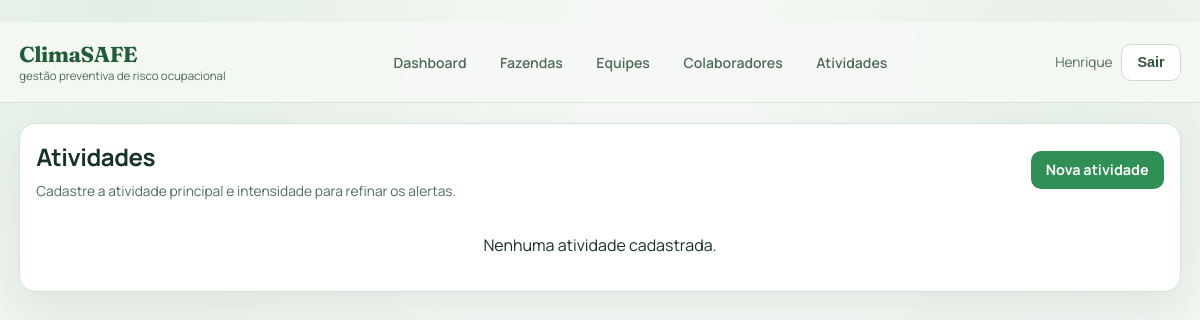
Before: /atividades/ (signed in) with the older database file.
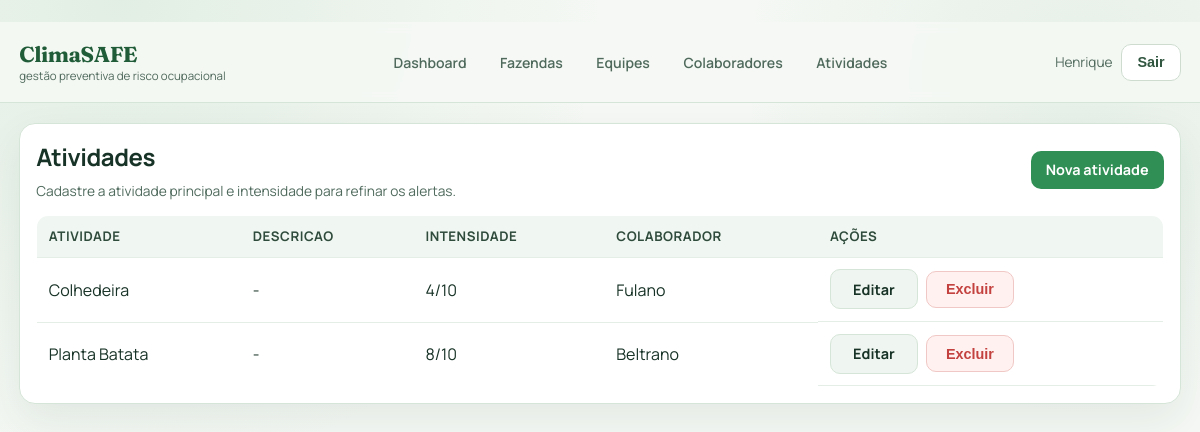
After: the same page with the newer database file.
### app/models.py (models this page shows, shortened)
class Atividade(models.Model):
    colaborador = models.ForeignKey(Colaborador, on_delete=models.CASCADE, related_name="atividades")
    descricao = models.TextField(
        default="",
        help_text="Descreva com clareza como essa atividade e executada no campo.",
    )
    nome = models.CharField(max_length=150)
    intensidade = models.PositiveSmallIntegerField(
        default=5,
        validators=[MinValueValidator(1), MaxValueValidator(10)],
        help_text="Intensidade da atividade de 1 (leve) a 10 (muito pesada).",
    )
    class Meta:
        ordering = ["nome"]

class Colaborador(models.Model):
    class Sexos(models.TextChoices):
        MASCULINO = "masculino", "Masculino"
        FEMININO = "feminino", "Feminino"
        OUTRO = "outro", "Outro"
        NAO_INFORMADO = "nao_informado", "Prefiro não informar"
    fazenda = models.ForeignKey(Fazenda, on_delete=models.CASCADE, related_name="colaboradores")
    equipe = models.ForeignKey(
        Equipe,
        on_delete=models.SET_NULL,
        null=True,
        blank=True,
        related_name="colaboradores",
    )
    nome = models.CharField(max_length=120)
    idade = models.PositiveSmallIntegerField(
        default=30,
        validators=[MinValueValidator(14), MaxValueValidator(100)],
    )
    sexo = models.CharField(
        max_length=20,
        choices=Sexos.choices,
        default=Sexos.NAO_INFORMADO,
    )
    detalhes_extras = models.TextField(
        blank=True,
        default="",
        help_text="Informe doencas, fatores psicologicos e outros cuidados relevantes do colaborador.",
    )
    jornada_horas = models.PositiveSmallIntegerField(
        default=8,
        validators=[MinValueValidator(1), MaxValueValidator(24)],
    )
    class Meta:
        ordering = ["nome"]
        unique_together = ("fazenda", "nome")

### app/views.py (the view)
# urls.py: path("atividades/", views.AtividadeListView.as_view(), name="atividade_list"),
class AtividadeListView(LoginRequiredMixin, ListView):
    model = Atividade
    template_name = "atividade_list.html"
    context_object_name = "atividades"
    def get_queryset(self):
        return Atividade.objects.filter(colaborador__fazenda__usuario=self.request.user).select_related(
            "colaborador"
        )

### app/templates/atividade_list.html (shortened to what this page needs)
﻿{% extends 'base.html' %}
{% block content %}
<section class="panel">
    <div class="section-head">
        <div>
            <h2>Atividades</h2>
            <p class="hint">Cadastre a atividade principal e intensidade para refinar os alertas.</p>
        </div>
        <a href="{% url 'atividade_create' %}" class="btn">Nova atividade</a>
    </div>
    {% if atividades %}
        <table class="table">
            <thead>
                <tr>
                    <th>Atividade</th>
                    <th>Descricao</th>
                    <th>Intensidade</th>
                    <th>Colaborador</th>
                    <th>Ações</th>
                </tr>
            </thead>
            <tbody>
            {% for atividade in atividades %}
                <tr>
                    <td>{{ atividade.nome }}</td>
                    <td>{{ atividade.descricao|default:"-" }}</td>
                    <td>{{ atividade.intensidade }}/10</td>
                    <td>{{ atividade.colaborador.nome }}</td>
                    <td class="actions">
                        <a href="{% url 'atividade_update' atividade.id %}" class="btn btn-light">Editar</a>
                        <form method="post" action="{% url 'atividade_delete' atividade.id %}">
                            <button type="submit" class="btn btn-danger">Excluir</button>
                        </form>
                    </td>
                </tr>
            {% endfor %}
            </tbody>
        </table>
    {% else %}
        <div class="empty-state">
            <p>Nenhuma atividade cadastrada.</p>
        </div>
    {% endif %}
</section>
{% endblock %}

### app/templates/base.html (shortened to what this page needs)
﻿{% load static %}
<!DOCTYPE html>
<html lang="pt-BR">
<head>
    <link rel="stylesheet" href="{% static 'app/style.css' %}">
</head>
<body>
    <header class="topbar">
        <div class="topbar-inner container">
            <div class="brand-wrap">
                <h1>ClimaSAFE</h1>
                <small>gestão preventiva de risco ocupacional</small>
            </div>
            <nav class="main-nav">
                <a href="{% url 'dashboard' %}">Dashboard</a>
                <a href="{% url 'fazenda_list' %}">Fazendas</a>
                <a href="{% url 'equipe_list' %}">Equipes</a>
                <a href="{% url 'colaborador_list' %}">Colaboradores</a>
                <a href="{% url 'atividade_list' %}">Atividades</a>
            </nav>
            <div class="auth-box">
                <span>{{ request.user.username }}</span>
                <form method="post" action="{% url 'logout' %}">
                    <button type="submit" class="btn btn-light">Sair</button>
                </form>
            </div>
        </div>
    </header>
    <main class="container">
        {% block content %}{% endblock %}
    </main>
</body>
</html>

### app/static/app/style.css (style rules this page uses)
* { box-sizing: border-box; }
body { margin: 0; font-family: "Manrope", sans-serif; color: var(--text); background: radial-gradient(circle at 10% 0%, rgba(110, 181, 130, 0.14), transparent 36%), radial-gradient(circle at 90% 10%, rgba(96, 167, 124, 0.1), transparent 26%), var(--bg); }
h1, h2, h3, h4 { margin: 0; letter-spacing: -0.02em; }
p { margin: 0; }
a { color: var(--primary-strong); }
.topbar { position: sticky; top: 0; z-index: 1200; background: rgba(245, 248, 244, 0.95); border-bottom: 1px solid var(--border); backdrop-filter: blur(6px); }
.topbar-inner { display: flex; align-items: center; gap: 1rem; justify-content: space-between; padding-top: 0.9rem; padding-bottom: 0.9rem; flex-wrap: wrap; }
.brand-wrap h1 { font-family: "Fraunces", serif; font-size: 1.35rem; color: #205c38; }
.brand-wrap small { display: block; color: var(--text-soft); font-size: 0.72rem; text-transform: lowercase; }
.main-nav { display: flex; gap: 0.45rem; flex-wrap: wrap; }
.main-nav a { text-decoration: none; font-size: 0.88rem; font-weight: 600; color: var(--text-soft); border: 1px solid transparent; border-radius: 999px; padding: 0.38rem 0.76rem; transition: 0.2s ease; }
.auth-box { display: flex; align-items: center; gap: 0.55rem; color: var(--text-soft); font-size: 0.85rem; }
.auth-box form { margin: 0; }
.container { max-width: 1240px; margin: 0 auto; padding: 1.2rem; }
.panel { background: var(--surface); border: 1px solid var(--border); border-radius: 16px; box-shadow: var(--shadow); padding: 1rem; margin-bottom: 1rem; }
.panel h2, .panel h3, .panel h4 { margin-bottom: 0.55rem; }
.section-head { display: flex; justify-content: space-between; align-items: center; gap: 0.8rem; margin-bottom: 0.9rem; flex-wrap: wrap; }
.hint { color: var(--text-soft); font-size: 0.86rem; }
.btn { border: none; border-radius: 10px; padding: 0.6rem 0.95rem; font-size: 0.9rem; font-weight: 700; cursor: pointer; text-decoration: none; display: inline-flex; align-items: center; justify-content: center; gap: 0.35rem; transition: 0.2s ease; }
.btn { background: var(--primary); color: #fff; }
.btn-light { background: #eff5f0; color: var(--text); border: 1px solid var(--border); }
.btn-danger { background: #fff1f0; color: var(--danger); border: 1px solid #f0c8c5; }
.actions { display: flex; flex-wrap: wrap; gap: 0.5rem; align-items: stretch; }
.actions form { margin: 0; }
.actions .btn { min-height: 36px; min-width: 88px; }
.table { width: 100%; border-collapse: collapse; overflow: hidden; border-radius: 12px; border: 1px solid var(--border); }
.table thead th { background: #f0f7f2; color: #2f4b3c; font-size: 0.83rem; text-transform: uppercase; letter-spacing: 0.04em; }
.table th, .table td { padding: 0.72rem; text-align: left; border-bottom: 1px solid #e4eee6; vertical-align: middle; }
.table td.actions { display: flex; gap: 0.5rem; align-items: center; flex-wrap: wrap; }
.topbar .btn-light { background: #ffffff; border-color: #cddccf; color: #315640; }

Changed rows visible on the page:
added Atividade: nome "Colhedeira", descricao "-", intensidade "4", colaborador.nome "Fulano"
added Atividade: nome "Planta Batata", descricao "-", intensidade "8", colaborador.nome "Beltrano"
Other visible differences:
text no longer shown: "Nenhuma atividade cadastrada."
text now shown: "ATIVIDADE DESCRICAO INTENSIDADE COLABORADOR AÇÕES"
